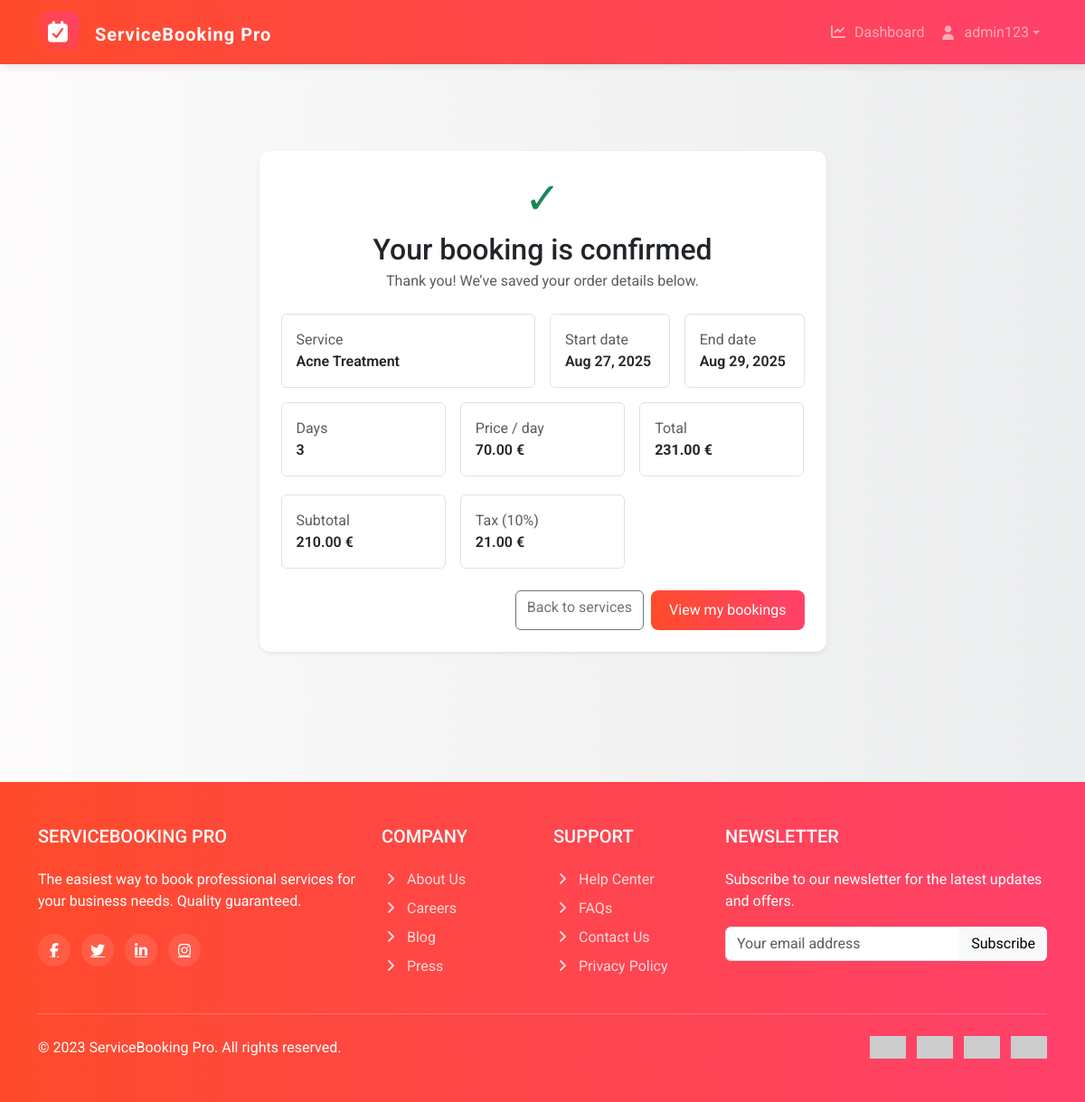
Screenshot of /bookings/order-success/1/ (signed in) with the database file from the repository.
### bookings/models.py (models this page shows, shortened)
class Booking(models.Model):
    user = models.ForeignKey(settings.AUTH_USER_MODEL, on_delete=models.CASCADE)
    service = models.ForeignKey(Service, on_delete=models.CASCADE)
    start_date = models.DateField()
    end_date = models.DateField()
    created_at = models.DateTimeField(auto_now_add=True)

### services/models.py (models this page shows, shortened)
class Service(models.Model):
    name = models.CharField(max_length=200)
    description = models.TextField(blank=True)
    category = models.CharField(max_length=100)
    price = models.DecimalField(max_digits=10, decimal_places=2)

### bookings/views.py (the view)
# urls.py: path("order-success/<int:booking_id>/", views.order_success, name="order_success"),
@login_required
def order_success(request, booking_id):
    booking = get_object_or_404(
        Booking.objects.select_related("service"),
        pk=booking_id,
        user=request.user,
    )
    if booking.start_date and booking.end_date and booking.service and booking.service.price is not None:
        days = (booking.end_date - booking.start_date).days + 1
        price_per_day = Decimal(booking.service.price)
        subtotal = price_per_day * days
        tax = (subtotal * TAX_RATE).quantize(Decimal("0.01"))
        total = (subtotal + tax).quantize(Decimal("0.01"))
    else:
        days = 0
        price_per_day = None
        subtotal = Decimal("0.00")
        tax = Decimal("0.00")
        total = Decimal("0.00")
    return render(request, "bookings/order_success.html", {
        "booking": booking,
        "days": days,
        "price_per_day": price_per_day,
        "subtotal": subtotal,
        "tax": tax,
        "total": total,
        "tax_rate_percent": int(TAX_RATE * 100),
    })

### templates/bookings/order_success.html (shortened to what this page needs)
{% extends "base.html" %}
{% block content %}
<div class="container py-5">
  <div class="row justify-content-center">
    <div class="col-lg-7">
      <div class="card shadow-sm">
        <div class="card-body p-4">
          <div class="text-center mb-4">
            <div class="display-5 text-success mb-2">✓</div>
            <h2 class="mb-1">Your booking is confirmed</h2>
            <p class="text-muted mb-0">Thank you! We’ve saved your order details below.</p>
          </div>
          <div class="row g-3">
            <div class="col-md-6">
              <div class="border rounded p-3 h-100">
                <div class="text-muted">Service</div>
                <div class="fw-semibold">{{ booking.service.name }}</div>
              </div>
            </div>
            <div class="col-md-3">
              <div class="border rounded p-3 h-100">
                <div class="text-muted">Start date</div>
                <div class="fw-semibold">
                  {% if booking.start_date %}{{ booking.start_date|date:"M d, Y" }}{% else %}—{% endif %}
                </div>
              </div>
            </div>
            <div class="col-md-3">
              <div class="border rounded p-3 h-100">
                <div class="text-muted">End date</div>
                <div class="fw-semibold">
                  {% if booking.end_date %}{{ booking.end_date|date:"M d, Y" }}{% else %}—{% endif %}
                </div>
              </div>
            </div>
            <div class="col-md-4">
              <div class="border rounded p-3 h-100">
                <div class="text-muted">Days</div>
                <div class="fw-semibold">
                  {% if days %}{{ days }}{% else %}—{% endif %}
                </div>
              </div>
            </div>
            <div class="col-md-4">
              <div class="border rounded p-3 h-100">
                <div class="text-muted">Price / day</div>
                <div class="fw-semibold">
                  {% if price_per_day is not None %}
                    {{ price_per_day|floatformat:2 }} €
                  {% else %}
                    {{ booking.service.price|floatformat:2 }} €
                  {% endif %}
                </div>
              </div>
            </div>
            <div class="col-md-4">
              <div class="border rounded p-3 h-100">
                <div class="text-muted">Total</div>
                <div class="fw-bold">
                  {% if total %}{{ total|floatformat:2 }} €{% else %}—{% endif %}
                </div>
              </div>
            </div>
          </div>
          <div class="row g-3 mt-1">
            <div class="col-md-4">
              <div class="border rounded p-3 h-100">
                <div class="text-muted">Subtotal</div>
                <div class="fw-semibold">
                  {% if subtotal %}{{ subtotal|floatformat:2 }} €{% else %}—{% endif %}
                </div>
              </div>
            </div>
            <div class="col-md-4">
              <div class="border rounded p-3 h-100">
                <div class="text-muted">Tax ({{ tax_rate_percent }}%)</div>
                <div class="fw-semibold">
                  {% if tax %}{{ tax|floatformat:2 }} €{% else %}—{% endif %}
                </div>
              </div>
            </div>
          </div>
          <div class="d-flex gap-2 mt-4 justify-content-end">
            <a href="{% url 'service_list' %}" class="btn btn-outline-secondary">Back to services</a>
            <a href="{% url 'my_bookings' %}" class="btn btn-primary">View my bookings</a>
          </div>
        </div>
      </div>
    </div>
  </div>
</div>
{% endblock %}

### templates/base.html (shortened to what this page needs)
{% load static %}
<!DOCTYPE html>
<html lang="en">
   <head>
      <link href="https://cdn.jsdelivr.net/npm/bootstrap@5.3.0/dist/css/bootstrap.min.css" rel="stylesheet">
      <link rel="stylesheet" href="https://cdnjs.cloudflare.com/ajax/libs/font-awesome/7.0.0/css/all.min.css" />
      <link rel="stylesheet" href="{% static 'css/style.css' %}">
   </head>
   <body>
      <nav class="navbar sticky-top navbar-expand-lg navbar-dark gradient-bg">
         <div class="container">
            <a class="navbar-brand" href="{% url 'service_list' %}">
               <div class="logo"><i class="fas fa-calendar-check fa-lg"></i></div>
               ServiceBooking Pro
            </a>
            <div class="collapse navbar-collapse justify-content-end" id="navbarNav">
               {% if user.is_authenticated %}
               <ul class="navbar-nav d-flex align-items-center">
			      <li class="nav-item">
                     <a class="nav-link" href="{% url 'my_bookings' %}"><i class="fas fa-chart-line me-1"></i> Dashboard</a>
                  </li>
                  <li class="nav-item dropdown">
					<a class="nav-link dropdown-toggle d-flex align-items-center" href="#" role="button" data-bs-toggle="dropdown">
					  <i class="fa-solid fa-user me-2"></i>
					  {{ user.first_name|default:user.username }}
					</a>
                  </li>
               </ul>
               {% endif %}
            </div>
         </div>
      </nav>
      <div class="container py-5">
         {% block content %}
         {% endblock %}
      </div>
      <footer class="py-5 mt-5">
         <div class="container">
            <div class="row">
               <div class="col-lg-4 mb-4 mb-lg-0">
                  <h5 class="text-uppercase mb-4">ServiceBooking Pro</h5>
                  <p>The easiest way to book professional services for your business needs. Quality guaranteed.</p>
                  <div class="mt-4">
                     <a href="#" class="social-icon me-2"><i class="fab fa-facebook-f"></i></a>
                     <a href="#" class="social-icon me-2"><i class="fab fa-twitter"></i></a>
                     <a href="#" class="social-icon me-2"><i class="fab fa-linkedin-in"></i></a>
                     <a href="#" class="social-icon"><i class="fab fa-instagram"></i></a>
                  </div>
               </div>
               <div class="col-lg-2 col-md-6 mb-4 mb-md-0">
                  <h5 class="text-uppercase mb-4">Company</h5>
                  <ul class="list-unstyled footer-links">
                     <li class="mb-2"><a href="#"><i class="fas fa-angle-right me-2"></i>About Us</a></li>
                     <li class="mb-2"><a href="#"><i class="fas fa-angle-right me-2"></i>Careers</a></li>
                     <li class="mb-2"><a href="#"><i class="fas fa-angle-right me-2"></i>Blog</a></li>
                     <li class="mb-2"><a href="#"><i class="fas fa-angle-right me-2"></i>Press</a></li>
                  </ul>
               </div>
               <div class="col-lg-2 col-md-6 mb-4 mb-md-0">
                  <h5 class="text-uppercase mb-4">Support</h5>
                  <ul class="list-unstyled footer-links">
                     <li class="mb-2"><a href="#"><i class="fas fa-angle-right me-2"></i>Help Center</a></li>
                     <li class="mb-2"><a href="#"><i class="fas fa-angle-right me-2"></i>FAQs</a></li>
                     <li class="mb-2"><a href="#"><i class="fas fa-angle-right me-2"></i>Contact Us</a></li>
                     <li class="mb-2"><a href="#"><i class="fas fa-angle-right me-2"></i>Privacy Policy</a></li>
                  </ul>
               </div>
               <div class="col-lg-4 col-md-12">
                  <h5 class="text-uppercase mb-4">Newsletter</h5>
                  <p>Subscribe to our newsletter for the latest updates and offers.</p>
                  <div class="input-group mb-3">
                     <input type="email" class="form-control" placeholder="Your email address" aria-label="Email">
                     <button class="btn btn-light" type="button">Subscribe</button>
                  </div>
               </div>
            </div>
            <hr class="my-4 bg-light">
            <div class="row align-items-center">
               <div class="col-md-6 text-center text-md-start">
                  <p class="mb-0">&copy; 2023 ServiceBooking Pro. All rights reserved.</p>
               </div>
               <div class="col-md-6 text-center text-md-end">
                  <img src="https://via.placeholder.com/40x25/ffffff/000000?text=VISA" alt="Visa" class="me-2">
                  <img src="https://via.placeholder.com/40x25/ffffff/000000?text=MC" alt="Mastercard" class="me-2">
                  <img src="https://via.placeholder.com/40x25/ffffff/000000?text=PP" alt="PayPal" class="me-2">
                  <img src="https://via.placeholder.com/40x25/ffffff/000000?text=AMEX" alt="American Express">
               </div>
            </div>
         </div>
      </footer>
   </body>
</html>

### static/css/style.css (style rules this page uses)
*, *::before, *::after { animation: none !important; transition: none !important; scroll-behavior: auto !important; }
:root { --primary: #FF4B2B; --secondary: #FF416C; --accent: #FF6B6B; --light: #f8f9fa; --dark: #343a40; }
body { font-family: 'Roboto', sans-serif; background: linear-gradient(to right, #fdfbfb, #ebedee); min-height: 100vh; display: flex; flex-direction: column; }
.container { background-color: none; }
.gradient-bg { background: linear-gradient(to right, var(--primary), var(--secondary)); }
.navbar { box-shadow: 0 2px 10px rgba(0,0,0,0.1); }
.navbar-brand { font-weight: 700; letter-spacing: 1px; }
.logo { display: inline-flex; align-items: center; justify-content: center; background: linear-gradient(45deg, var(--primary), var(--secondary)); color: #fff; width: 45px; height: 45px; border-radius: 10px; margin-right: 12px; }
.card { border-radius: 12px; box-shadow: 0 8px 20px rgba(0,0,0,0.1); border: none; }
.btn-primary { background: linear-gradient(to right, var(--primary), var(--secondary)); border: none; border-radius: 8px; padding: 10px 20px; }
footer { background: linear-gradient(to right, var(--primary), var(--secondary)); color: #fff; margin-top: auto; }
.footer-links a { color: rgba(255,255,255,0.8); text-decoration: none; }
.social-icon { width: 36px; height: 36px; display: inline-flex; align-items: center; justify-content: center; background: rgba(255,255,255,0.1); color: #fff; border-radius: 50%; }

### rows the page displays
Booking: service.name "Acne Treatment", start_date "Aug 27, 2025", end_date "Aug 29, 2025"
Service: price "70.00"

### other values shown
{{ user.first_name|default:user.username }} "admin123"
{{ days }} "3"
{{ total|floatformat:2 }} "231.00"
{{ subtotal|floatformat:2 }} "210.00"
{{ tax_rate_percent }} "10"
{{ tax|floatformat:2 }} "21.00"
